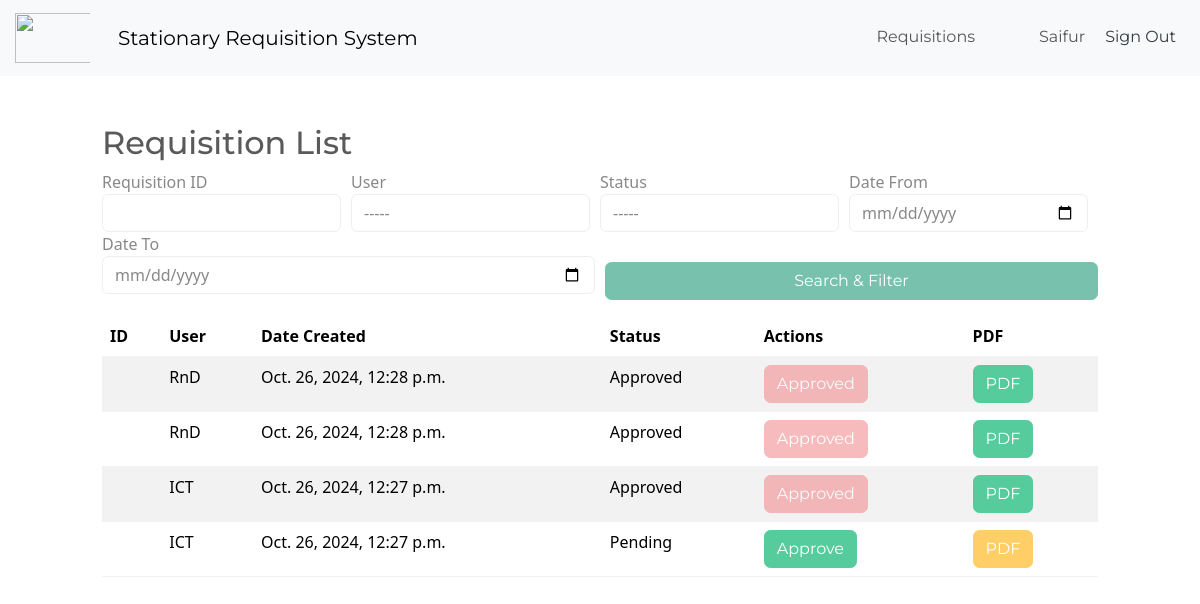
Before: /requisition_list/ (signed in) with the older database file.
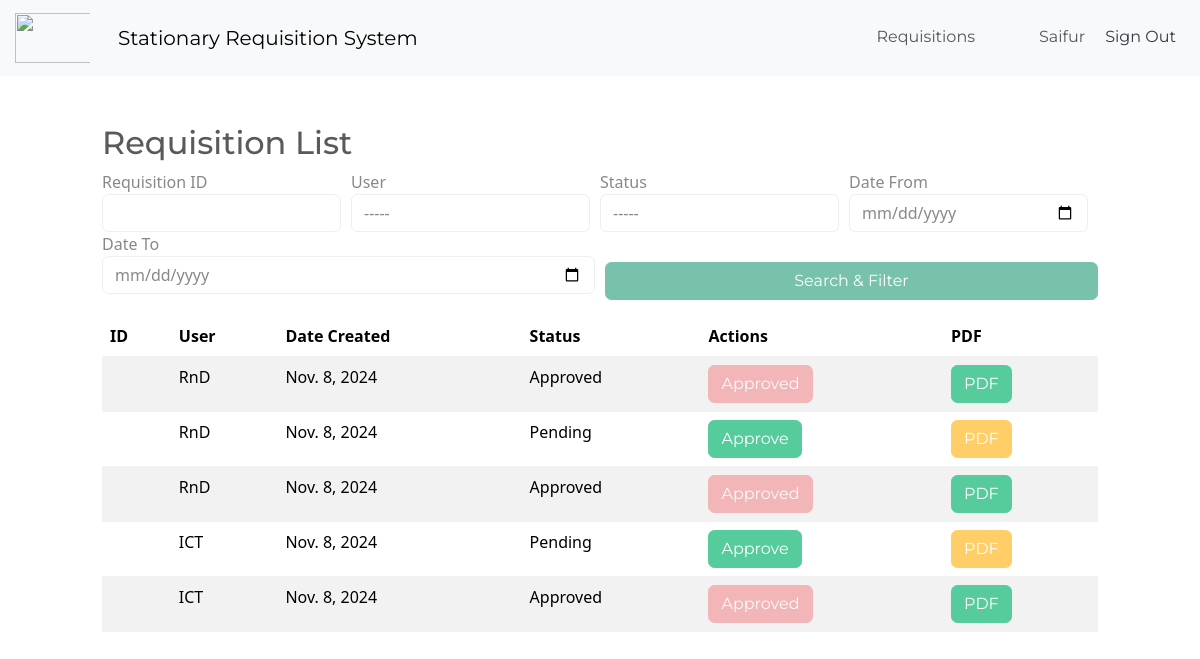
After: the same page with the newer database file.
### inventory/models.py (models this page shows, shortened)
class Requisition(models.Model):
    STATUS_CHOICES = (
        ('Pending', 'Pending'),
        ('Approved', 'Approved'),
        ('Rejected', 'Rejected'),
    )
    user = models.ForeignKey(User, on_delete=models.CASCADE)
    date_created = models.DateField(auto_now_add=True)
    status = models.CharField(max_length=10, choices=STATUS_CHOICES, default='Pending')
    requisition_id = models.CharField(max_length=20, unique=True, editable=False, blank=True)  # New field

### inventory/views.py (the view)
# urls.py: path('requisition_list/', RequisitionListView.as_view(), name='requisition_list'),
class RequisitionListView(LoginRequiredMixin, View):
    def get(self, request):
        requisitions = Requisition.objects.all().order_by('-date_created')
        requisition_id = request.GET.get('requisition_id')
        if requisition_id:
            requisitions = requisitions.filter(requisition_id=requisition_id)
        user_id = request.GET.get('user')
        if user_id:
            requisitions = requisitions.filter(user_id=user_id)
        status = request.GET.get('status')
        if status:
            requisitions = requisitions.filter(status=status)
        date_from = request.GET.get('date_from')
        date_to = request.GET.get('date_to')
        if date_from and date_to:
            requisitions = requisitions.filter(date_created__range=[date_from, date_to])
        users = User.objects.all().exclude(is_staff=True)  # Exclude staff users
        return render(request, 'admin/requisition_list.html', {
            'requisitions': requisitions,
            'users': users,
        })

### inventory/templates/admin/requisition_list.html (shortened to what this page needs)
{% extends 'auth/base.html' %}
{% block content %}
<div class="row">
    <div class="col-md-10 col-12 mx-auto mt-5">
        <h2>Requisition List</h2>
        <form method="GET" class="mb-3" style="display: flex; flex-wrap: wrap;">
            <div class="form-group" style="flex: 1; min-width: 200px; margin-right: 10px;">
                <label for="requisition_id">Requisition ID</label>
                <input type="text" id="requisition_id" name="requisition_id" class="form-control" placeholder="" value="{{ request.GET.requisition_id }}">
            </div>
            <div class="form-group" style="flex: 1; min-width: 200px; margin-right: 10px;">
                <label for="user">User</label>
                <select id="user" name="user" class="form-control">
                    <option value="">-----</option>
                </select>
            </div>
            <div class="form-group" style="flex: 1; min-width: 200px; margin-right: 10px;">
                <label for="status">Status</label>
                <select id="status" name="status" class="form-control">
                    <option value="">-----</option>
                </select>
            </div>
            <div class="form-group" style="flex: 1; min-width: 200px; margin-right: 10px;">
                <label for="date_from">Date From</label>
                <input type="date" id="date_from" name="date_from" class="form-control" value="{{ request.GET.date_from }}">
            </div>
            <div class="form-group" style="flex: 1; min-width: 200px; margin-right: 10px;">
                <label for="date_to">Date To</label>
                <input type="date" id="date_to" name="date_to" class="form-control" value="{{ request.GET.date_to }}">
            </div>
            <div class="form-group" style="flex: 1; min-width: 200px; margin-top: 30px;">
                <button type="submit" class="btn btn-primary" style="width: 100%;">Search & Filter</button>
            </div>
        </form>
        <table class="table table-hover table-striped">
            <thead>
                <tr>
                    <th scope="col">ID</th>
                    <th scope="col">User</th>
                    <th scope="col">Date Created</th>
                    <th scope="col">Status</th>
                    <th scope="col">Actions</th>
                    <th scope="col">PDF</th>
                </tr>
            </thead>
            <tbody>
                {% for requisition in requisitions %}
                <tr>
                    <th scope="row">{{ requisition.requisition_id }}</th>
                    <td>{{ requisition.user.username }}</td>
                    <td>{{ requisition.date_created }}</td>
                    <td>{{ requisition.status }}</td>
                    <td>
                        {% if requisition.status not in "Approved,Rejected" %}
                            <a href="{% url 'approve_requisition' requisition.id %}" class="btn btn-success">Approve</a>
                        {% else %}
                            <button class="btn btn-secondary" disabled>Approved</button>
                        {% endif %}
                    </td>
                    <td>
                        {% if requisition.status == 'Approved' %}
                            <a href="{% url 'requisition_pdf' requisition.id %}" class="btn btn-success">PDF</a>
                        {% else %}
                            <a href="{% url 'requisition_pdf' requisition.id %}" class="btn btn-warning">PDF</a>
                        {% endif %}
                    </td>
                </tr>
                {% endfor %}
            </tbody>
        </table>
    </div>
</div>
{% endblock %}

Changed rows visible on the page:
removed Requisition: user.username "RnD", date_created "Oct. 26, 2024, 12:28 p.m.", status "Approved", shows "PDF"
removed Requisition: user.username "RnD", date_created "Oct. 26, 2024, 12:28 p.m.", status "Approved", shows "PDF"
removed Requisition: user.username "ICT", date_created "Oct. 26, 2024, 12:27 p.m.", status "Approved", shows "PDF"
removed Requisition: user.username "ICT", date_created "Oct. 26, 2024, 12:27 p.m.", status "Pending", shows "Approve", shows "PDF"
added Requisition: user.username "RnD", date_created "Nov. 8, 2024", status "Approved", shows "PDF"
added Requisition: user.username "RnD", date_created "Nov. 8, 2024", status "Pending", shows "Approve", shows "PDF"
added Requisition: user.username "RnD", date_created "Nov. 8, 2024", status "Approved", shows "PDF"
added Requisition: user.username "ICT", date_created "Nov. 8, 2024", status "Pending", shows "Approve", shows "PDF"
added Requisition: user.username "ICT", date_created "Nov. 8, 2024", status "Approved", shows "PDF"
